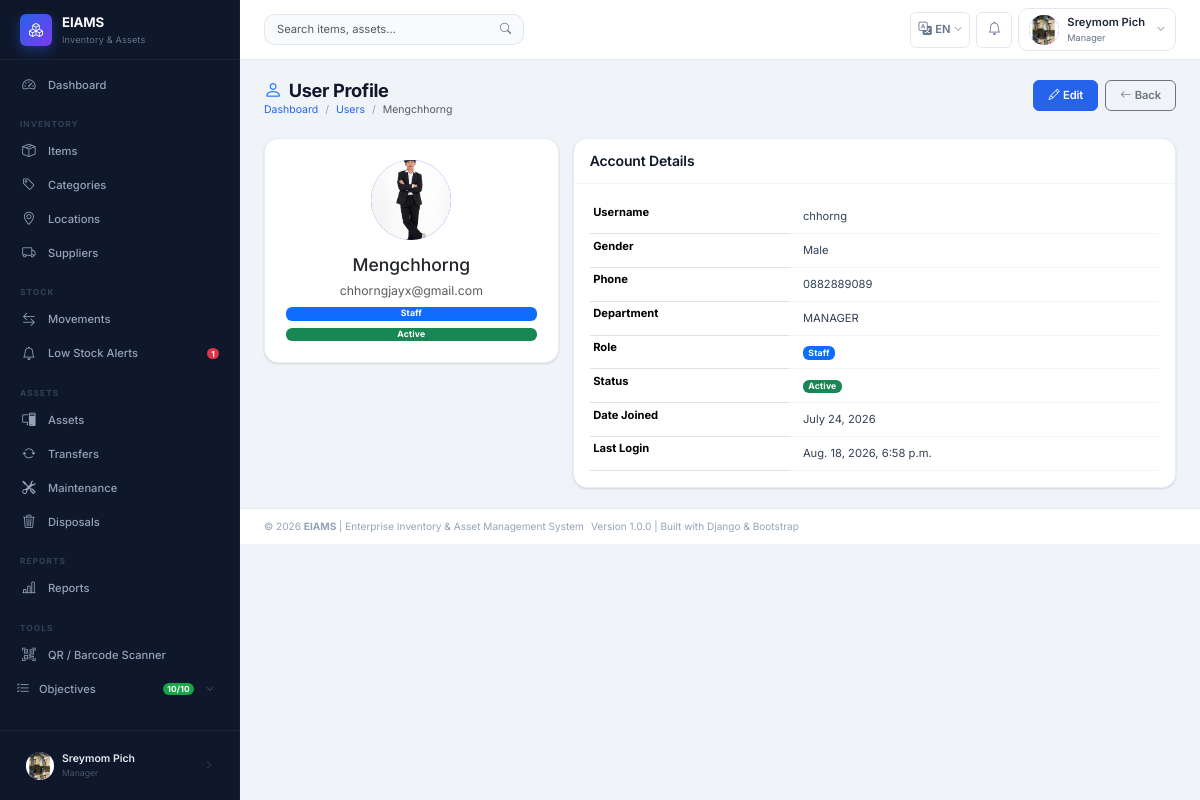
Screenshot of /accounts/users/1/ (signed in) with the database file from the repository.
### apps/accounts/models.py (models this page shows, shortened)
class User(AbstractUser):
    STATUS_ACTIVE   = 'Active'
    STATUS_INACTIVE = 'Inactive'
    STATUS_CHOICES  = [
        (STATUS_ACTIVE,   'Active'),
        (STATUS_INACTIVE, 'Inactive'),
    ]
    GENDER_MALE   = 'Male'
    GENDER_FEMALE = 'Female'
    GENDER_OTHER  = 'Other'
    GENDER_CHOICES = [
        (GENDER_MALE,   'Male'),
        (GENDER_FEMALE, 'Female'),
        (GENDER_OTHER,  'Other'),
    ]
    role        = models.ForeignKey(
        Role,
        on_delete=models.PROTECT,    # Prevent role deletion if users exist
        null=True,
        blank=True,
        related_name='users',
        verbose_name='Role',
        help_text='Assigned system role for access control'
    )
    full_name   = models.CharField(
        max_length=100,
        verbose_name='Full Name',
        help_text='User\'s full display name'
    )
    gender      = models.CharField(
        max_length=10,
        choices=GENDER_CHOICES,
        blank=True,
        null=True,
        verbose_name='Gender'
    )
    phone       = models.CharField(
        max_length=20,
        blank=True,
        null=True,
        verbose_name='Phone Number'
    )
    email       = models.EmailField(
        unique=True,
        verbose_name='Email Address'
    )
    department  = models.CharField(
        max_length=100,
        blank=True,
        null=True,
        verbose_name='Department',
        help_text='Organizational department the user belongs to'
    )
    status      = models.CharField(
        max_length=20,
        choices=STATUS_CHOICES,
        default=STATUS_ACTIVE,
        verbose_name='Account Status'
    )
    profile_pic = models.ImageField(
        upload_to='profiles/',
        blank=True,
        null=True,
        verbose_name='Profile Picture'
    )
    class Meta:
        verbose_name        = 'User'
        verbose_name_plural = 'Users'
        ordering            = ['full_name']
    def get_role_name(self):
        return self.role.role_name if self.role else 'No Role'
    def is_super_admin(self):
        return self.role and self.role.role_name == Role.SUPER_ADMIN
    def is_admin_or_above(self):
        return self.role and self.role.is_admin_or_above()

class Role(models.Model):
    SUPER_ADMIN = 'Super Admin'
    ADMIN       = 'Admin'
    MANAGER     = 'Manager'
    STAFF       = 'Staff'
    ROLE_CHOICES = [
        (SUPER_ADMIN, 'Super Admin'),
        (ADMIN,       'Admin'),
        (MANAGER,     'Manager'),
        (STAFF,       'Staff'),
    ]
    role_name   = models.CharField(
        max_length=50,
        unique=True,
        choices=ROLE_CHOICES,
        verbose_name='Role Name',
        help_text='System role: Super Admin / Admin / Manager / Staff'
    )
    description = models.TextField(
        blank=True,
        null=True,
        verbose_name='Description',
        help_text='Detailed description of this role and its permissions'
    )
    created_at  = models.DateTimeField(auto_now_add=True)
    updated_at  = models.DateTimeField(auto_now=True)
    class Meta:
        verbose_name        = 'Role'
        verbose_name_plural = 'Roles'
        ordering            = ['role_name']
    def is_admin_or_above(self):
        return self.role_name in [self.SUPER_ADMIN, self.ADMIN]

### apps/accounts/views.py (the view)
# urls.py: path('users/<int:pk>/',   views.user_detail,        name='user_detail'),
@login_required
def user_detail(request, pk):
    user_obj = get_object_or_404(User.objects.select_related('role'), pk=pk)
    return render(request, 'accounts/user_detail.html', {
        'user_obj':   user_obj,
        'page_title': f'User Profile: {user_obj.full_name}',
    })

### apps/notifications/context_processors.py (called while the page is built)
def notification_count(request):
    if not request.user.is_authenticated:
        return {}
    try:
        from .models import Notification
        unread_count = Notification.objects.filter(
            user=request.user, is_read=False
        ).count()
    except Exception:
        unread_count = 0
    try:
        from apps.stock.models import LowStockAlert
        open_alerts = LowStockAlert.objects.filter(status='New').count()
    except Exception:
        open_alerts = 0
    return {
        'unread_notification_count': unread_count,
        'open_alerts': open_alerts,
    }

### templates/accounts/user_detail.html (shortened to what this page needs)
{% extends "base.html" %}
{% block content %}
<div class="page-header">
  <div>
    <h1><i class="bi bi-person me-2 text-primary"></i>User Profile</h1>
    <nav aria-label="breadcrumb"><ol class="breadcrumb">
      <li class="breadcrumb-item"><a href="{% url 'dashboard:home' %}">Dashboard</a></li>
      <li class="breadcrumb-item"><a href="{% url 'accounts:user_list' %}">Users</a></li>
      <li class="breadcrumb-item active">{{ user_obj.full_name }}</li>
    </ol></nav>
  </div>
  <div class="d-flex gap-2">
    <a href="{% url 'accounts:user_update' user_obj.pk %}" class="btn btn-primary"><i class="bi bi-pencil me-1"></i>Edit</a>
    <a href="{% url 'accounts:user_list' %}" class="btn btn-outline-secondary"><i class="bi bi-arrow-left me-1"></i>Back</a>
  </div>
</div>
<div class="row g-3">
  <div class="col-lg-4">
    <div class="card text-center p-4">
      <div class="user-avatar mx-auto mb-3" style="width:80px;height:80px;font-size:2rem;">
        {% if user_obj.profile_pic %}<img src="{{ user_obj.profile_pic.url }}" alt="">{% else %}{{ user_obj.full_name|first|upper }}{% endif %}
      </div>
      <h5>{{ user_obj.full_name }}</h5>
      <p class="text-muted mb-2" style="font-size:.875rem;">{{ user_obj.email }}</p>
      <span class="badge bg-primary mb-2">{{ user_obj.get_role_name }}</span>
      <span class="badge {% if user_obj.status == 'Active' %}bg-success{% else %}bg-danger{% endif %}">{{ user_obj.status }}</span>
    </div>
  </div>
  <div class="col-lg-8">
    <div class="card">
      <div class="card-header"><h6 class="mb-0">Account Details</h6></div>
      <div class="card-body">
        <table class="table table-sm">
          <tr><th width="35%">Username</th><td>{{ user_obj.username }}</td></tr>
          <tr><th>Gender</th><td>{{ user_obj.gender|default:"—" }}</td></tr>
          <tr><th>Phone</th><td>{{ user_obj.phone|default:"—" }}</td></tr>
          <tr><th>Department</th><td>{{ user_obj.department|default:"—" }}</td></tr>
          <tr><th>Role</th><td><span class="badge bg-primary">{{ user_obj.get_role_name }}</span></td></tr>
          <tr><th>Status</th><td><span class="badge {% if user_obj.status == 'Active' %}bg-success{% else %}bg-danger{% endif %}">{{ user_obj.status }}</span></td></tr>
          <tr><th>Date Joined</th><td>{{ user_obj.date_joined|date:"N j, Y" }}</td></tr>
          <tr><th>Last Login</th><td>{{ user_obj.last_login|date:"N j, Y, P"|default:"Never" }}</td></tr>
        </table>
      </div>
    </div>
  </div>
</div>
{% endblock %}

### templates/includes/sidebar.html (shortened to what this page needs)
{% load static i18n %}
<aside class="sidebar" id="sidebar" role="navigation" aria-label="Main navigation">
  <div class="sidebar-brand">
    <div class="brand-icon" aria-hidden="true"><i class="bi bi-boxes"></i></div>
    <div>
      <div class="brand-text">EIAMS</div>
      <div class="brand-sub">Inventory &amp; Assets</div>
    </div>
  </div>
  <nav class="sidebar-nav" aria-label="Sidebar menu">
    <ul class="nav flex-column">
      <li class="nav-item">
        <a href="{% url 'dashboard:home' %}"
           class="nav-link {% if request.resolver_match.app_name == 'dashboard' %}active{% endif %}"
           aria-current="{% if request.resolver_match.app_name == 'dashboard' %}page{% else %}false{% endif %}">
          <i class="bi bi-speedometer2" aria-hidden="true"></i>
          <span>{% trans "Dashboard" %}</span>
        </a>
      </li>
    </ul>
    <div class="nav-section-label" aria-hidden="true">{% trans "Inventory" %}</div>
    <ul class="nav flex-column">
      <li><a href="{% url 'inventory:item_list' %}" class="nav-link {% if 'items' in request.path %}active{% endif %}">
        <i class="bi bi-box-seam" aria-hidden="true"></i><span>{% trans "Items" %}</span>
      </a></li>
      <li><a href="{% url 'inventory:category_list' %}" class="nav-link {% if 'categories' in request.path %}active{% endif %}">
        <i class="bi bi-tag" aria-hidden="true"></i><span>{% trans "Categories" %}</span>
      </a></li>
      <li><a href="{% url 'inventory:location_list' %}" class="nav-link {% if 'locations' in request.path %}active{% endif %}">
        <i class="bi bi-geo-alt" aria-hidden="true"></i><span>{% trans "Locations" %}</span>
      </a></li>
      <li><a href="{% url 'inventory:supplier_list' %}" class="nav-link {% if 'suppliers' in request.path %}active{% endif %}">
        <i class="bi bi-truck" aria-hidden="true"></i><span>{% trans "Suppliers" %}</span>
      </a></li>
    </ul>
    <div class="nav-section-label" aria-hidden="true">{% trans "Stock" %}</div>
    <ul class="nav flex-column">
      <li><a href="{% url 'stock:movement_list' %}" class="nav-link {% if 'stock' in request.path and 'alerts' not in request.path %}active{% endif %}">
        <i class="bi bi-arrow-left-right" aria-hidden="true"></i><span>{% trans "Movements" %}</span>
      </a></li>
      <li><a href="{% url 'stock:alert_list' %}" class="nav-link {% if 'alerts' in request.path %}active{% endif %}">
        <i class="bi bi-bell" aria-hidden="true"></i>
        <span>{% trans "Low Stock Alerts" %}</span>
        {% if open_alerts %}<span class="badge bg-danger" aria-label="{{ open_alerts }} alerts">{{ open_alerts }}</span>{% endif %}
      </a></li>
    </ul>
    <div class="nav-section-label" aria-hidden="true">{% trans "Assets" %}</div>
    <ul class="nav flex-column">
      <li><a href="{% url 'assets:asset_list' %}" class="nav-link {% if 'assets' in request.path and 'transfer' not in request.path and 'maintenance' not in request.path and 'disposal' not in request.path %}active{% endif %}">
        <i class="bi bi-pc-display" aria-hidden="true"></i><span>{% trans "Assets" %}</span>
      </a></li>
      <li><a href="{% url 'assets:transfer_list' %}" class="nav-link {% if 'transfers' in request.path %}active{% endif %}">
        <i class="bi bi-arrow-repeat" aria-hidden="true"></i><span>{% trans "Transfers" %}</span>
      </a></li>
      <li><a href="{% url 'assets:maintenance_list' %}" class="nav-link {% if 'maintenance' in request.path %}active{% endif %}">
        <i class="bi bi-tools" aria-hidden="true"></i><span>{% trans "Maintenance" %}</span>
      </a></li>
      <li><a href="{% url 'assets:disposal_list' %}" class="nav-link {% if 'disposals' in request.path %}active{% endif %}">
        <i class="bi bi-trash3" aria-hidden="true"></i><span>{% trans "Disposals" %}</span>
      </a></li>
    </ul>
    <div class="nav-section-label" aria-hidden="true">{% trans "Reports" %}</div>
    <ul class="nav flex-column">
      <li><a href="{% url 'reports:index' %}" class="nav-link {% if 'reports' in request.path %}active{% endif %}">
        <i class="bi bi-bar-chart-line" aria-hidden="true"></i><span>{% trans "Reports" %}</span>
      </a></li>
    </ul>
    <div class="nav-section-label" aria-hidden="true">{% trans "Tools" %}</div>
    <ul class="nav flex-column">
      <li><a href="{% url 'inventory:barcode_scanner' %}" class="nav-link {% if 'scanner' in request.path %}active{% endif %}">
        <i class="bi bi-qr-code-scan" aria-hidden="true"></i><span>{% trans "QR / Barcode Scanner" %}</span>
      </a></li>
      <li class="nav-item">
        <button class="nav-link w-100 text-start border-0 bg-transparent d-flex align-items-center gap-2"
                type="button"
                data-bs-toggle="collapse"
                data-bs-target="#objectivesCollapse"
                aria-expanded="false"
                aria-controls="objectivesCollapse"
                style="padding-left:1rem;">
          <i class="bi bi-list-check" aria-hidden="true"></i>
          <span style="flex:1;">{% trans "Objectives" %}</span>
          <span class="badge rounded-pill" style="background:#16a34a;font-size:.6rem;">10/10</span>
          <i class="bi bi-chevron-down obj-chevron" style="font-size:.6rem;opacity:.6;transition:transform .2s;"></i>
        </button>
      </li>
    </ul>
  </nav>
  <div class="sidebar-footer">
    <a href="{% url 'accounts:profile' %}" class="sidebar-user-pill" title="My Profile">
      <div class="user-avatar" style="width:28px;height:28px;font-size:.65rem;" aria-hidden="true">
        {% if user.profile_pic %}<img src="{{ user.profile_pic.url }}" alt="">
        {% else %}{{ user.full_name|first|upper }}{% endif %}
      </div>
      <div style="min-width:0;flex:1;">
        <div style="color:#e2e8f0;font-size:.75rem;font-weight:600;white-space:nowrap;overflow:hidden;text-overflow:ellipsis;">
          {{ user.full_name|truncatechars:18 }}
        </div>
        <div class="sidebar-user-role">{{ user.get_role_name|default:"No Role" }}</div>
      </div>
      <i class="bi bi-chevron-right" style="color:#475569;font-size:.6rem;" aria-hidden="true"></i>
    </a>
  </div>
</aside>

### templates/includes/navbar.html (shortened to what this page needs)
{% load static i18n %}
<header class="topbar" id="topbar" role="banner">
  <div class="topbar-search d-none d-md-flex" role="search">
    <form action="{% url 'inventory:item_list' %}" method="get" aria-label="{% trans 'Search' %}">
      <div class="input-group">
        <input type="search" name="q" class="form-control"
               placeholder="{% trans 'Search items, assets…' %}"
               value="{{ request.GET.q }}" aria-label="{% trans 'Search' %}">
        <button type="submit" class="btn btn-outline-secondary" aria-label="{% trans 'Submit search' %}">
          <i class="bi bi-search" aria-hidden="true"></i>
        </button>
      </div>
    </form>
  </div>
  <div class="topbar-actions" role="complementary">
    {% include "includes/language_switcher.html" %}
    <div class="dropdown">
      <button class="topbar-icon-btn" data-bs-toggle="dropdown"
              aria-label="{% trans 'Notifications' %}" aria-haspopup="true" aria-expanded="false">
        <i class="bi bi-bell" aria-hidden="true"></i>
      </button>
    </div>
    <div class="dropdown">
      <button class="user-dropdown-btn" data-bs-toggle="dropdown"
              aria-label="{% trans 'User menu' %}" aria-haspopup="true" aria-expanded="false">
        <div class="user-avatar" aria-hidden="true">
          {% if user.profile_pic %}
            <img src="{{ user.profile_pic.url }}" alt="{{ user.full_name }}">
          {% else %}
            {{ user.full_name|first|upper }}
          {% endif %}
        </div>
        <div class="d-none d-sm-block text-start">
          <div class="user-name">{{ user.full_name|truncatechars:16 }}</div>
          <div class="user-role">{{ user.get_role_name }}</div>
        </div>
        <i class="bi bi-chevron-down text-muted ms-1" style="font-size:.6rem;" aria-hidden="true"></i>
      </button>
    </div>
  </div>
</header>

### rows the page displays
User: profile_pic (picture), full_name "Sreymom Pich", get_role_name "Manager"
User: full_name "Mengchhorng", profile_pic (picture), email "chhorngjayx@gmail.com", get_role_name "Staff", status "Active", username "chhorng", gender "Male", phone "0882889089", department "MANAGER", date_joined "July 24, 2026", last_login "Aug. 18, 2026, 6:58 p.m."

### other values shown
{{ open_alerts }} "1"
